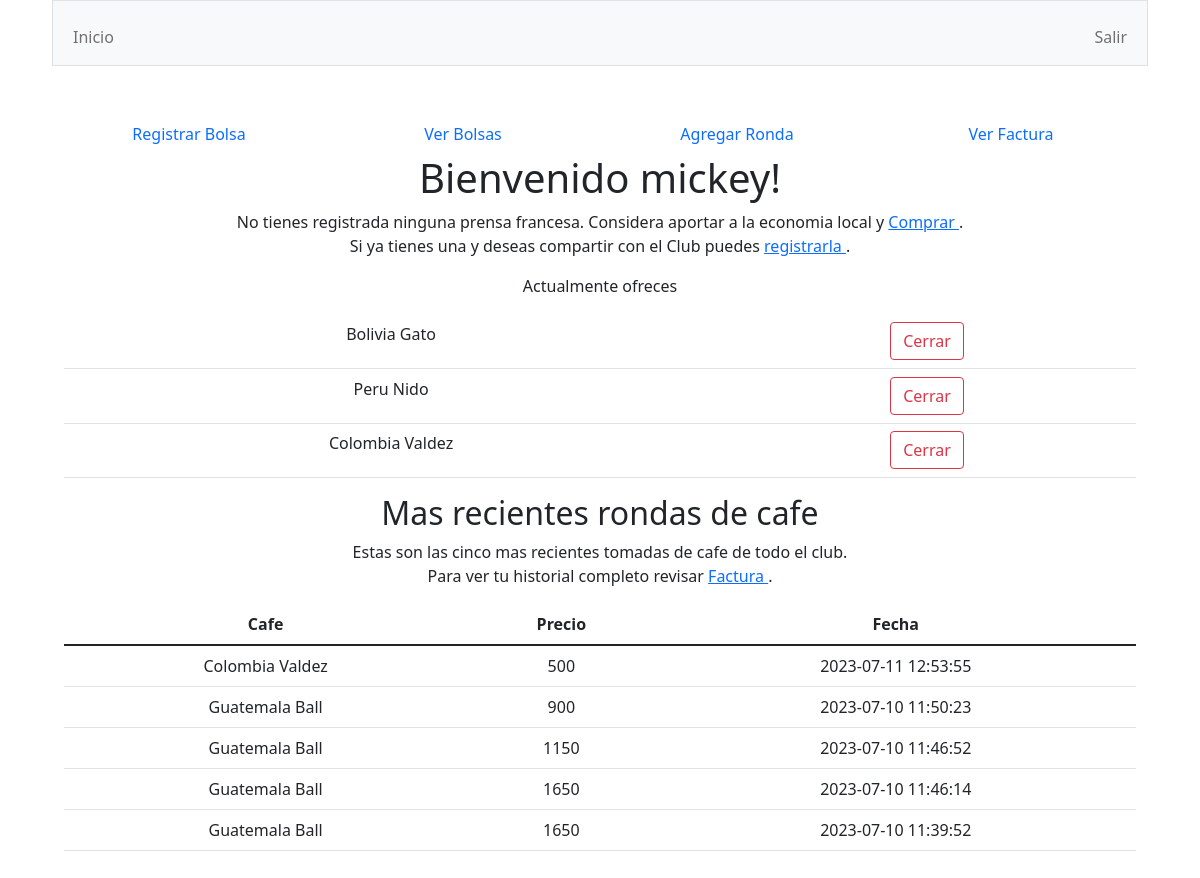
Page / (signed in) on the earlier database version.
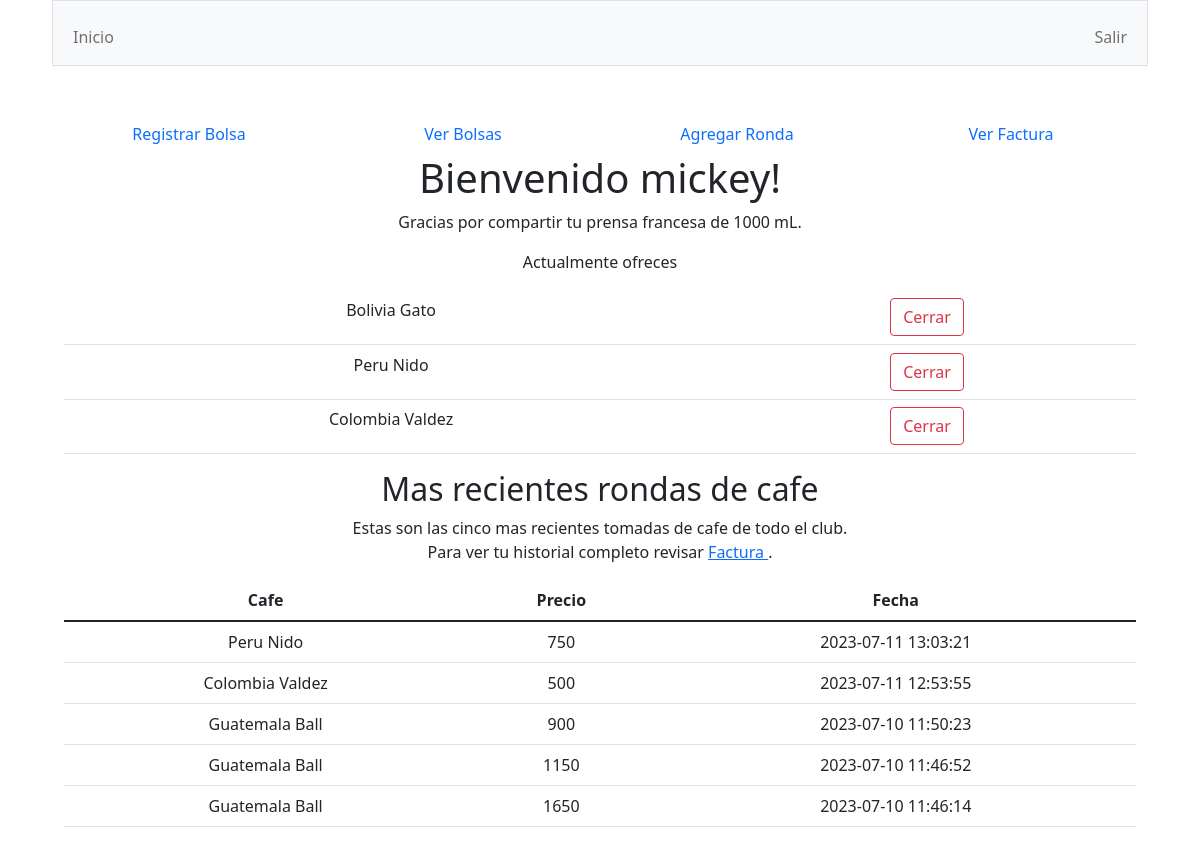
Same page on the later database version.
### tables this page shows
CREATE TABLE users (id INTEGER PRIMARY KEY AUTOINCREMENT NOT NULL, username TEXT NOT NULL, hash TEXT NOT NULL);

CREATE TABLE bolsas ( id INTEGER PRIMARY KEY AUTOINCREMENT NOT NULL, user_id INTEGER, origin TEXT, price INTEGER, grams INTEGER, toaster TEXT NOT NULL, date DATE, active TEXT NOT NULL, FOREIGN KEY(user_id) REFERENCES users(id));

CREATE TABLE rondas ( id INTEGER PRIMARY KEY AUTOINCREMENT NOT NULL, prensa_id INTEGER, bolsa_id INTEGER, cost INTEGER, date DATETIME, FOREIGN KEY(bolsa_id) REFERENCES bolsas(id), FOREIGN KEY(prensa_id) REFERENCES prensas(id));

CREATE TABLE prensas ( id INTEGER PRIMARY KEY AUTOINCREMENT NOT NULL, owner_id INTEGER, capacity INTEGER, FOREIGN KEY(owner_id) REFERENCES users(id));

### app.py (the view)
@app.route("/")
@login_required
def index():
    query = db.execute("SELECT capacity FROM users JOIN prensas ON prensas.owner_id = users.id WHERE users.id=?", session["user_id"])
    queri = db.execute("SELECT origin, toaster, bolsas.id AS numero FROM users JOIN bolsas ON bolsas.user_id = users.id WHERE users.id = ?", session["user_id"])
    prensa_info=""
    bolsa_info=""
    if query:
        prensa_info=query[0]["capacity"]
    if queri:
        bolsa_info = queri
    rondas = db.execute("SELECT origin, toaster, cost, rondas.date AS fecha FROM bolsas JOIN rondas ON bolsas.id = rondas.bolsa_id ORDER BY rondas.date DESC LIMIT 5")
    return render_template("index.html", username = username(session["user_id"]) , french = prensa_info, rondas = rondas, bolsas = bolsa_info)

### app.py (called while the page is built)
@app.after_request
def after_request(response):
    response.headers["Cache-Control"] = "no-cache, no-store, must-revalidate"
    response.headers["Expires"] = 0
    response.headers["Pragma"] = "no-cache"
    return response

### helpers.py (called while the page is built)
def login_required(f):
    @wraps(f)
    def decorated_function(*args, **kwargs):
        if session.get("user_id") is None:
            return redirect("/login")
        return f(*args, **kwargs)
    return decorated_function

def username(n):
    n = int(n)
    query = db.execute("SELECT username FROM users WHERE id=?", n)
    return query[0]["username"]

### templates/index.html (shortened to what this page needs)
{% extends "layout.html" %}
{% block main %}
<div class="menu">
	<div class="row">
		<div class="col-sm-3"> <a class="nav-link" href="/bolsa">Registrar Bolsa</a> </div>
		<div class="col-sm-3"> <a class="nav-link" href="/bolsas">Ver Bolsas</a> </div>
		<div class="col-sm-3"> <a class="nav-link" href="/ronda">Agregar Ronda</a> </div>
		<div class="col-sm-3"> <a class="nav-link" href="/factura">Ver Factura</a> </div>
	</div>
</div>
<h1> Bienvenido {{username}}! </h1>
<div class="md-3">
	<p>
	{% if french=="" %}
	No tienes registrada ninguna prensa francesa.
	Considera aportar a la economia local y <a href="https://cafestore.cl/categoria-producto/metodos-manuales/prensa-francesa/" target="_blank"> Comprar </a>. <br>
	Si ya tienes una y deseas compartir con el Club puedes <a href="/prensa"> registrarla </a>.
	{% endif %}
	{% if french!="" %}
	Gracias por compartir tu prensa francesa de {{french}} mL.
	{% endif %}
	</p>
</div>
<div class="md-3">
	<p>
	{% if bolsas!="" %}
	Actualmente ofreces
	<table class="table">
		{% for bolsa in bolsas %}
		<tr> <td> {{bolsa.origin}} {{bolsa.toaster}} </td> <td>  <form action="/cerrar" method="post"> <input value="{{bolsa.numero}}" id="cafe" class="hidden"> <button class="btn btn-outline-danger" type="submit"> Cerrar </button></form>
 </td><tr>
		{% endfor %}
	</table>
	{% endif %}
	</p>
</div>
<div class="md-4">
	<h2> Mas recientes rondas de cafe  </h2>
	<p> Estas son las cinco mas recientes tomadas de cafe de todo el club. <br>
	Para ver tu historial completo revisar <a href="/factura"> Factura <a>.
	</p>
	<table class="table">
		<thead class="thead-dark">
		<tr>
			<th scope="col"> Cafe </th>
			<th scope="col"> Precio  </th>
			<th scope="col"> Fecha </th>
		</tr>
		</thead>
		<tbody>
			{% for ronda in rondas %}
			<tr>
			<td> {{ronda.origin}} {{ronda.toaster}} </td>
			<td> {{ ronda.cost}} </td>
			<td> {{ ronda.fecha}} </td>
			</tr>
			{% endfor %}
		</tbody>
	</table>
</div>
{% endblock %}

### templates/layout.html (shortened to what this page needs)
<!DOCTYPE html>
<html lang="en">
    <head>
        <link href="https://cdn.jsdelivr.net/npm/bootstrap@5.1.3/dist/css/bootstrap.min.css" rel="stylesheet">
        <link href="/static/styles.css" rel="stylesheet">
    </head>
    <body>
        <nav class="bg-light border navbar navbar-expand-md navbar-light">
            <div class="container-fluid">
                <div class="collapse navbar-collapse" id="navbar">
                    {% if session["user_id"] %}
                        <ul class="navbar-nav me-auto mt-2">
                            <li class="nav-item"><a class="nav-link" href="/">Inicio</a></li>
                        </ul>
                        <ul class="navbar-nav ms-auto mt-2">
                            <li class="nav-item"><a class="nav-link" href="/logout">Salir</a></li>
                        </ul>
                    {% else %}
                        <ul class="navbar-nav ms-auto mt-2">
                            <li class="nav-item"><a class="nav-link" href="/register">Registrar</a></li>
                            <li class="nav-item"><a class="nav-link" href="/login">Entrar</a></li>
                        </ul>
                    {% endif %}
                </div>
            </div>
        </nav>
        <main class="container-fluid py-5 text-center">
            {% block main %}{% endblock %}
        </main>
    </body>
</html>

### static/styles.css (style rules this page uses)
body { margin-right: 3.25rem; margin-left: 3.25rem; }
p { border: 0.25rem brown; }

Differences in the rows shown:
no longer on this page (row unchanged): rondas: origin "Guatemala", toaster "Ball", cost "1650", fecha "2023-07-10 11:39:52"
added prensas: capacity "1000"
added rondas: origin "Peru", toaster "Nido", cost "750", fecha "2023-07-11 13:03:21"
Other differences:
text no longer shown: "No tienes registrada ninguna prensa francesa. Considera aportar a la economia local y Comprar . Si ya tienes una y deseas compartir con el Club puedes registrarla ."
text now shown: "Gracias por compartir tu prensa francesa de mL."
